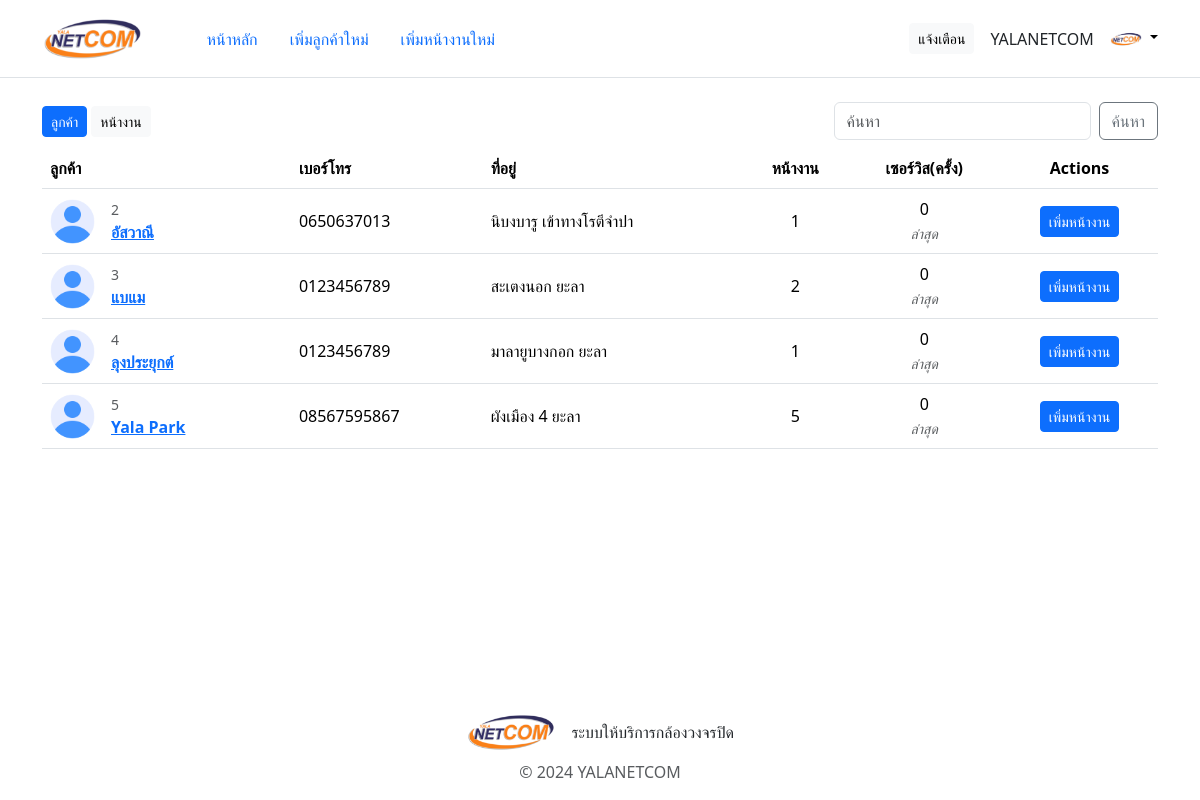
The app's page /template/ (signed in) with its own data.
### tables this page shows
CREATE TABLE `user` (
  `user_id` int(10) NOT NULL,
  `name_lastname` varchar(30) NOT NULL,
  `phone` varchar(25) NOT NULL,
  `email` varchar(30) NOT NULL,
  `address` varchar(30) NOT NULL,
  `img_type` varchar(5) DEFAULT NULL
);

### template/action/load-admin-info.php (called while the page is built, shortened)
<?php
    require_once("dbconnect.php");
    $admin_user_id = $_SESSION['admin-user-id'];
    try {
        $stmt = $con->prepare("
        SELECT
            u.user_id,
            u.name_lastname,
            u.img_type
        FROM
            user u
        JOIN
            account a ON u.user_id = a.user_id
        WHERE
            a.account_type = 'admin' AND u.user_id = " . $admin_user_id . ";
        ");
        $stmt->execute();
        $admin = $stmt->fetchAll(PDO::FETCH_ASSOC)[0];
    } catch(PDOException $e) {
        echo "Connection failed: " . $e->getMessage();
    }
?>

### template/action/load-users.php (called while the page is built)
<?php
    require_once("dbconnect.php");
    try {
        $stmt = $con->prepare("
            SELECT
                u.*,
                COUNT(DISTINCT w.worksite_id) AS num_worksites,
                COUNT(DISTINCT n.noti_id) AS num_services,
                MAX(s.service_datetime) AS latest_service_date
            FROM
                user u
            JOIN
                account a ON u.user_id = a.user_id
            LEFT JOIN
                worksite w ON u.user_id = w.user_id
            LEFT JOIN
                notification n ON u.user_id = n.user_id AND n.noti_status = 0
            LEFT JOIN
                service s ON s.noti_id = n.noti_id
            WHERE
                a.account_type = 'customer'
            GROUP BY
                u.user_id;
        ");
        $stmt->execute();
        $customers = $stmt->fetchAll(PDO::FETCH_ASSOC);
    } catch(PDOException $e) {
        echo "Connection failed: " . $e->getMessage();
    }
?>

### template/index.php (the view, shortened to what this page needs)
<?php
  require_once("./action/load-users.php");
  require_once("./action/load-admin-info.php");
?>
<!DOCTYPE html>
<html lang="en">
<head>
  <link href="https://cdn.jsdelivr.net/npm/bootstrap@5.3.3/dist/css/bootstrap.min.css" rel="stylesheet">
  <link href="../static/css/main.css" rel="stylesheet">
</head>
<body>
  <header class="p-3 mb-3 border-bottom">
    <div class="container">
      <div class="d-flex flex-wrap align-items-center justify-content-center justify-content-lg-start">
        <a href="./" class="d-flex align-items-center mb-2 mb-lg-0 link-body-emphasis text-decoration-none">
          <img src="../static/image/logo-sm.png" height="45" alt="">
        </a>
        <ul class="nav nav-pills col-12 col-lg-auto me-lg-auto justify-content-center ms-5">
          <li class="nav-item"><a href="./" class="nav-link">หน้าหลัก</a></li>
          <li class="nav-item"><a href="./new-user.php" class="nav-link">เพิ่มลูกค้าใหม่</a></li>
          <li class="nav-item"><a href="./new-worksite.php" class="nav-link">เพิ่มหน้างานใหม่</a></li>
        </ul>
        <a href="./notify-services.php" class="btn btn-light me-3 btn-sm">แจ้งเตือน</a>
        <?php echo $admin['name_lastname'] ?>
        <div class="dropdown text-end ms-3 ">
          <a href="#" class="d-block link-body-emphasis text-decoration-none dropdown-toggle" data-bs-toggle="dropdown" aria-expanded="false">
            <img src="../uploads/user-img/<?php echo $admin['img_type'] ? $admin['user_id'] . "." . $admin['img_type'] : "default.png" ; ?>" alt="mdo" width="32" height="32" class="rounded-circle">
          </a>
        </div>
      </div>
    </div>
  </header>
  <div class="container my-container">
    <div class="d-flex justify-content-between py-2">
      <div class="d-flex align-items-center">
        <a href="./" class="btn btn-primary btn-sm me-1">ลูกค้า</a>
        <a href="./worksite-list.php" class="btn btn-light btn-sm">หน้างาน</a>
      </div>
      <form class="d-flex">
        <input type="text" class="form-control me-2" placeholder="ค้นหา" aria-label="Username" aria-describedby="basic-addon1">
        <button class="btn btn-outline-secondary" type="submit">ค้นหา</button>
      </form>
    </div>
    <table class="table align-middle mb-0 bg-white">
      <thead>
        <tr>
          <th>ลูกค้า</th>
          <th>เบอร์โทร</th>
          <th>ที่อยู่</th>
          <th class="text-center">หน้างาน</th>
          <th class="text-center">เซอร์วิส(ครั้ง)</th>
          <th class="text-center">Actions</th>
        </tr>
      </thead>
      <tbody>
        <?php
          foreach ($customers as $customer) {
        ?>
          <tr>
            <td>
              <div class="d-flex align-items-center">
                <img src="../uploads/user-img/<?php echo $customer['img_type'] ? $customer['user_id'] . "." . $customer['img_type'] : "default.png" ; ?>" alt="" style="width: 45px; height: 45px" class="rounded-circle"/>
                <div class="ms-3 d-flex flex-column">
                  <p class="m-0 text-muted" style="font-size: 14px;"><?php echo $customer['user_id']; ?></p>
                  <a href="./profile?user-id=<?php echo $customer['user_id']; ?>"><p class="fw-bold mb-0"><?php echo $customer['name_lastname']; ?></p></a>
                </div>
              </div>
            </td>
            <td>
              <p class="fw-normal mb-0"><?php echo $customer['phone']; ?></p>
            </td>
            <td>
              <p class="fw-normal mb-0"><?php echo $customer['address']; ?></p>
            </td>
            <td class="text-center">
              <span><?php echo $customer['num_worksites'] ?></span>
            </td>
            <td class="text-center">
              <span><?php echo $customer['num_services'] ?></span><br>
              <i class="text-muted" style="font-size: 14px;">ล่าสุด <?php echo $customer['latest_service_date'] ?></i>
            </td>
            <td class="text-center">
              <a class="btn btn-primary btn-sm btn-rounded" href="./new-worksite.php?user-id=<?php echo $customer['user_id'] ?>">เพิ่มหน้างาน</a>
            </td>
          </tr>
        <?php
          }
        ?>
      </tbody>
    </table>
  </div>
  <footer class="pt-3">
    <ul class="nav align-items-center justify-content-center mb-2">
      <img src="../static/image/logo-sm.png" class="me-3" height="40" alt="">
      <li class="nav-item">ระบบให้บริการกล้องวงจรปิด</li>
    </ul>
    <p class="text-center text-body-secondary">© 2024 YALANETCOM</p>
  </footer>
</body>
</html>

### static/css/main.css (style rules this page uses)
* { margin: 0px; padding: 0px; font-family:'Segoe UI', Tahoma, Geneva, Verdana, sans-serif; }
html, body { height: 100%; display: flex; flex-direction: column; justify-content: space-between; }
.my-container { flex-grow: 1; }

### records on screen
user: name_lastname "YALANETCOM"
user: user_id "2", name_lastname "อัสวาณี", phone "0650637013", address "นิบงบารู เข้าทางโรตีจำปา", num_worksites "1", num_services "0"
user: user_id "3", name_lastname "แบแม", phone "0123456789", address "สะเตงนอก ยะลา", num_worksites "2", num_services "0"
user: user_id "4", name_lastname "ลุงประยุกต์", phone "0123456789", address "มาลายูบางกอก ยะลา", num_worksites "1", num_services "0"
user: user_id "5", name_lastname "Yala Park", phone "08567595867", address "ผังเมือง 4 ยะลา", num_worksites "5", num_services "0"
